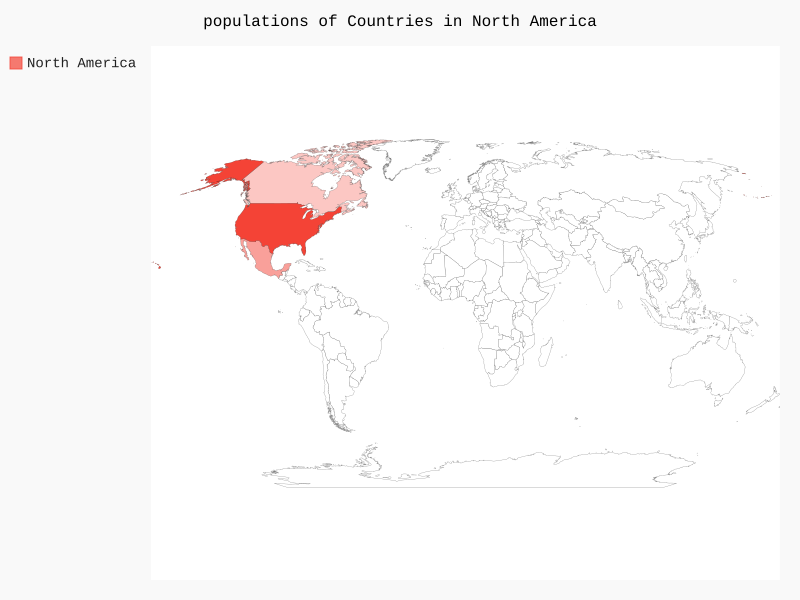

This figure's Python source:
import pygal

wm = pygal.maps.world.World()
wm.title ='populations of Countries in North America'
wm.add('North America',{'ca':34126000,'us':309349000,'mx':113423000})

wm.render_to_file('na_populations.svg')
